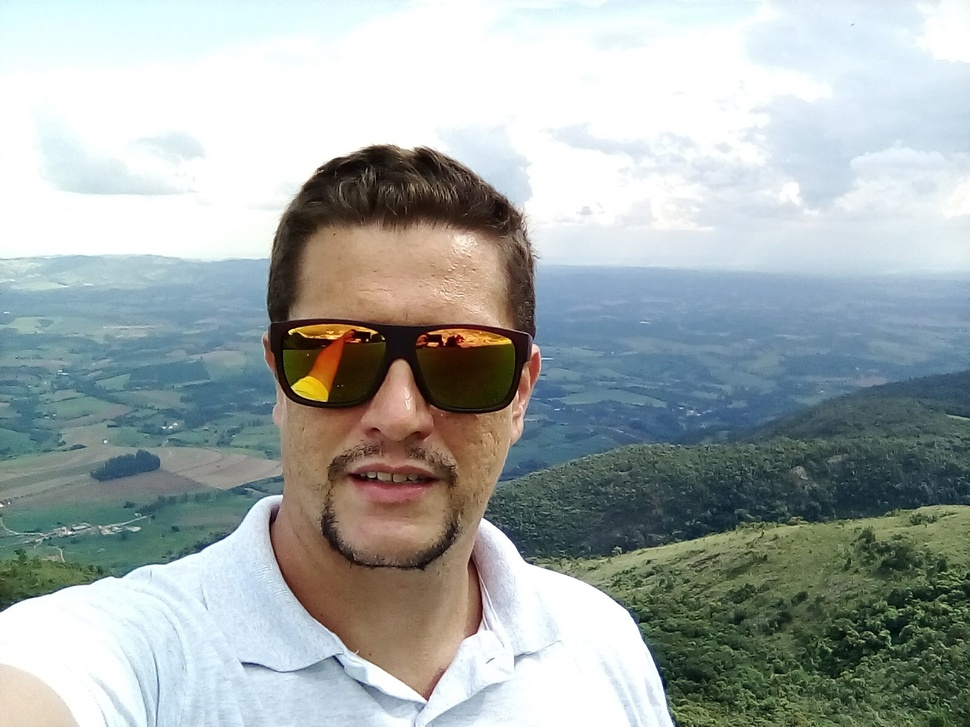
#> input picture pythonProject/IMG_20180304_152101.jpg, 970 x 727 px, shrunk from 1600 x 1200 before the run
$ python main.py
#> lines starting #> are read from the running program, lines starting #| are printed output that depends on the picture; after the words box and inside, x2 and y2 are one past the last pixel; in counts of white or black regions, pixels touching at a corner belong together
import cv2

img = cv2.imread('IMG_20180304_152101.jpg')
#> img is the input picture: shape (727, 970, 3); mean B, G, R 169.1, 170.6, 162.4

gray = cv2.cvtColor(img, cv2.COLOR_BGR2GRAY)
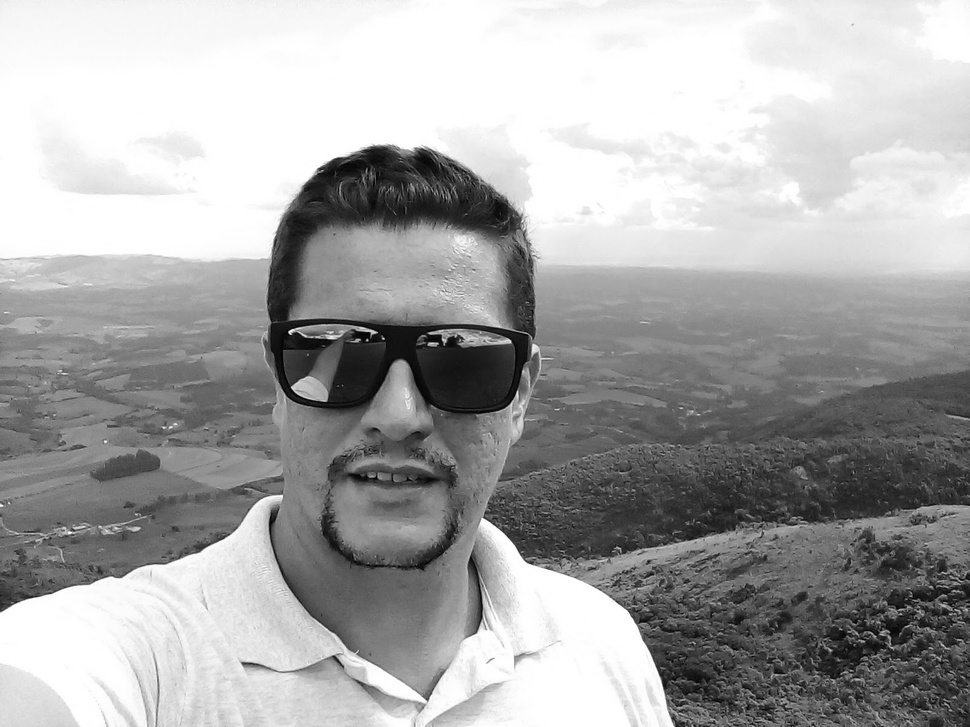
#> gray: shape (727, 970); min 1, max 255, mean 168
gray = cv2.medianBlur(gray, 1)
edges = cv2.adaptiveThreshold(gray, 255, cv2.ADAPTIVE_THRESH_MEAN_C, cv2.THRESH_BINARY, 9, 9)
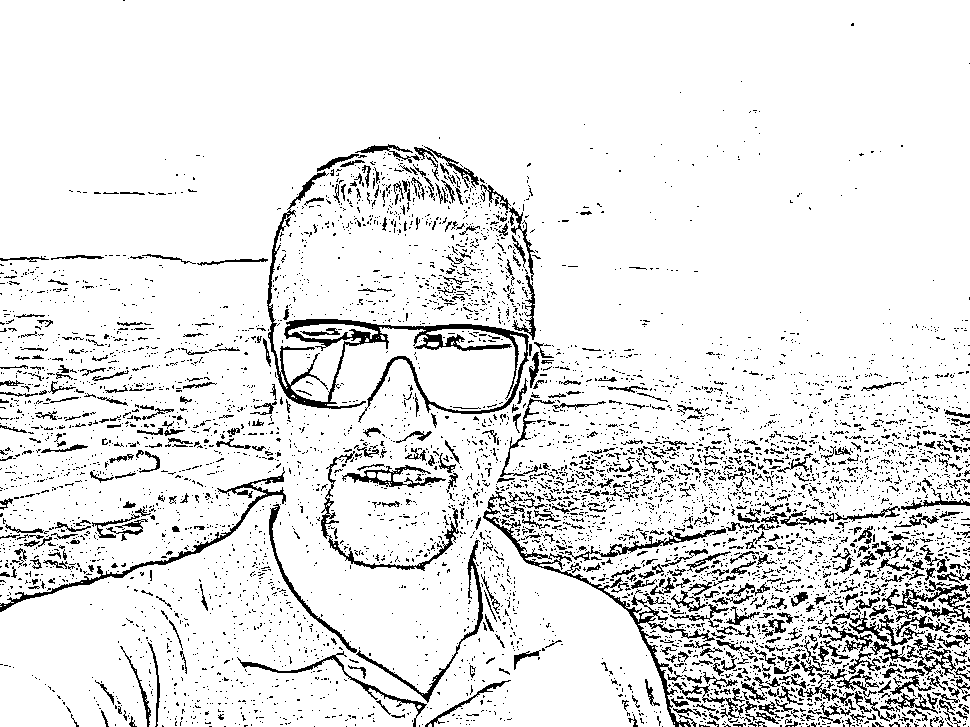
#> edges: shape (727, 970); 90.1% white; black in thin lines or dots

color = cv2.bilateralFilter(img, 9, 250, 250)
cartoon = cv2.bitwise_and(color, color, mask=edges)
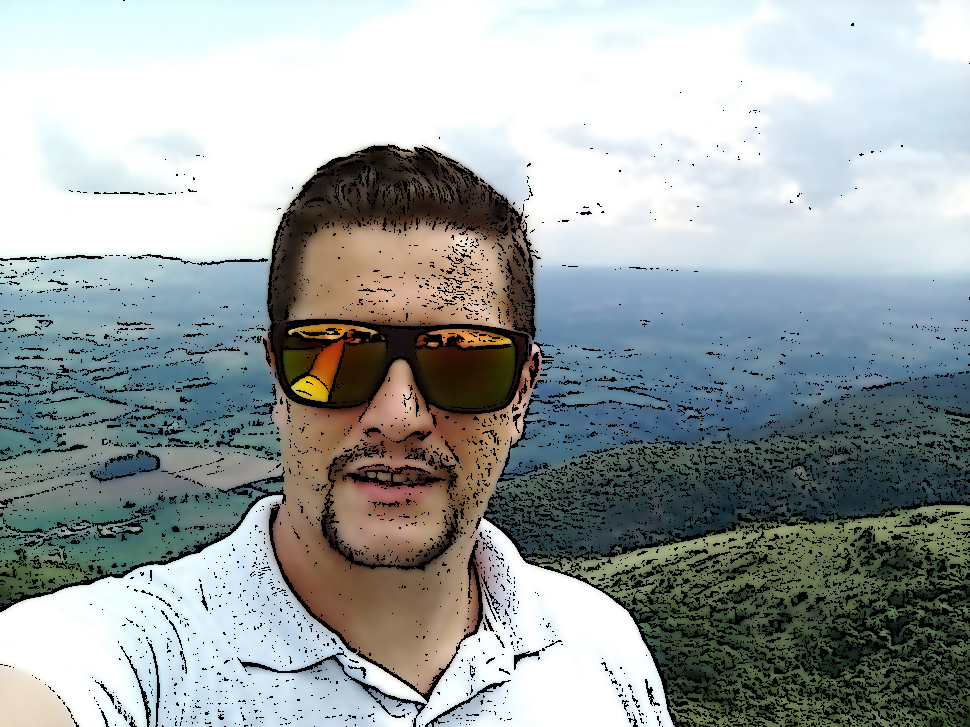
#> cartoon: shape (727, 970, 3); mean B, G, R 160.6, 161.1, 153.6

cv2.imshow('Image', img)
cv2.imshow('edges', edges)
cv2.imshow('Cartoon', cartoon)
cv2.waitKey(0)
cv2.destroyAllWindows()

$ run again, with pythonProject/eu1.jpg copied over pythonProject/IMG_20180304_152101.jpg
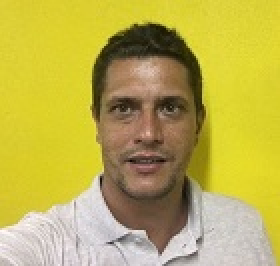
#> input picture pythonProject/eu1.jpg, 140 x 133 px (shown 2 times larger)
#> img is the input picture: shape (133, 140, 3); mean B, G, R 80.4, 175.6, 189.3
#> `edges = cv2.adaptiveThreshold(gray, 255, cv2.ADAPTIVE_THRESH_MEAN_C, c..`:
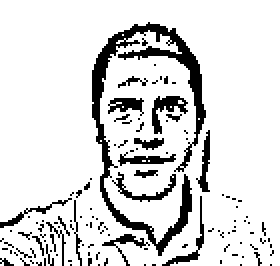
#> edges: shape (133, 140) (shown 2 times larger); 86.1% white; 120 black regions (106 under 20 px), largest, box (x1, y1, x2, y2) and area: (46, 11, 103, 128) 1242, (76, 48, 94, 67) 137, (56, 86, 88, 101) 113
#> `cartoon = cv2.bitwise_and(color, color, mask=edges)`:
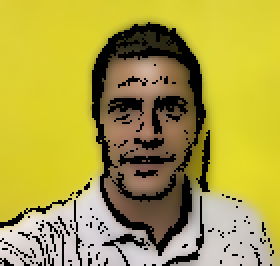
#> cartoon: shape (133, 140, 3) (shown 2 times larger); mean B, G, R 69.5, 160.2, 171.8
